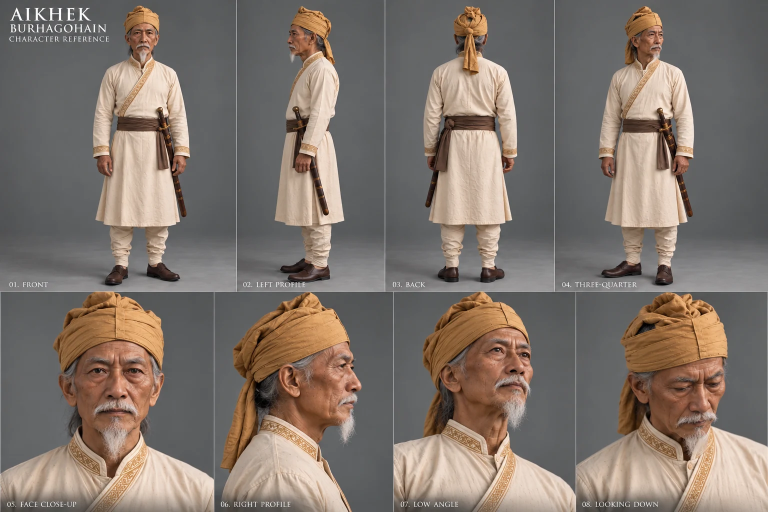
#> input picture media/characters/aikhek-burhagohain/turnaround-1.webp, 1536 x 1024 px (shown at 1/2 size)
$ python make_faces.py
#> lines starting #> are read from the running program, lines starting #| are printed output that depends on the picture
#!/usr/bin/env python3
"""Cut a face portrait for each person from the face close-up cell of their turnaround sheet.

Turnaround sheets are laid out as two rows of four views; the bottom-left view is the face close-up.
This writes media/faces/<id>.webp (4:5, for the arch-framed portraits on the website) for every person
who has a turnaround-1.webp or legacy sheet-1.webp, skipping faces that already exist unless --force is given.
Run: python3 tools/make_faces.py [--force] [--person ID]; then python3 tools/build.py
"""
import argparse
from pathlib import Path
from PIL import Image

ROOT = Path(__file__).resolve().parent.parent
OUT = ROOT / "media/faces"


def main():
    parser = argparse.ArgumentParser(description=__doc__)
    parser.add_argument('--force', action='store_true')
    parser.add_argument('--person', help='Generate only this person’s preview')
    args = parser.parse_args()
    force = args.force
    OUT.mkdir(exist_ok=True)
    made = 0
    folders = [ROOT / 'media/characters' / args.person] if args.person else sorted((ROOT / 'media/characters').iterdir())
    for folder in folders:
        sheet = next((folder / name for name in ('turnaround-1.webp', 'sheet-1.webp') if (folder / name).is_file()), None)
        if sheet is None:
            continue
        out = OUT / f"{sheet.parent.name}.webp"
        if out.exists() and not force:
            continue
        im = Image.open(sheet).convert("RGB")
#> im is the input picture: PIL image 1536x1024 RGB; mean R, G, B 127.6, 116.1, 107.6
        W, H = im.size
#> W = 1536; H = 1024
        top, bottom = int(H * .60), int(H * .93)
#> top = 614; bottom = 952
        # Ragha's older labelled sheet places the full face panel higher than the turnaround template.
        if folder.name == 'ragha-moran':
            top, bottom = int(H * .53), int(H * .92)
        h = bottom - top
#> h = 338
        w = int(h * .8)
#> w = 270
        cx = int(W * .125)
#> cx = 192
        face = im.crop((cx - w // 2, top, cx + w // 2, bottom)).resize((320, 400), Image.LANCZOS)
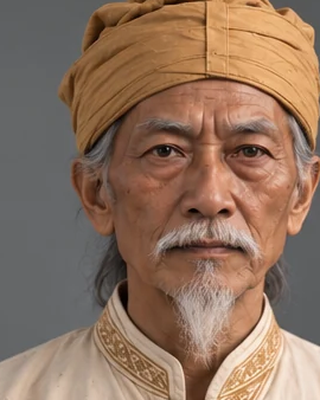
#> face: PIL image 320x400 RGB; mean R, G, B 142.4, 114.1, 94.7
        face.save(out, "WEBP", quality=80, method=6)
        made += 1
    print(f"{made} faces written to {OUT.relative_to(ROOT)}")


if __name__ == "__main__":
    main()
